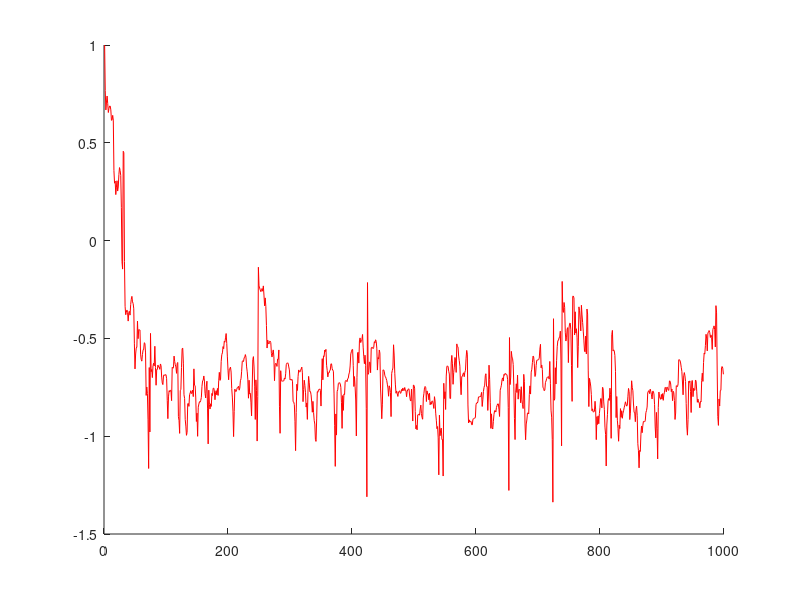

MATLAB code to generate this figure: (Note: this script raises an error after producing the figure.)
%create AR model
clear
rng('default');
a=[1,0.9,0.2];
N=1000;
ord=2;
heta= randn(1,N); %std*randn()+ mean
% a=[a(1) -a(2:end)]; %CAREFUL MATLAB ROUTINES a=[1 -a1 -a2] lec2 sl20
    
x=filter(1,a,heta);
x1=x(1:length(x)-1);
x1=horzcat(zeros(1,1),x1);
y=zeros(1,length(x));
err=zeros(1,length(x));
a_x=[1,1];
a_out=a_x;
mu=0.05;

for ind=ord+1:N
    y(ind)= a_x(1)' * x1(ind) + a_x(2)' *x1(ind-1);
    err(ind)= x(ind)-y(ind);
    a_x(1)= a_x(1)+ mu*err(ind)*x1(ind);
    a_x(2)= a_x(2) + mu*err(ind)*x1(ind-1);
    a_out=[a_out; a_x(1),a_x(2)];
end
  
figure;
hold on;
plot(a_out(:,1),'DisplayName','a1','Color','r');
plot(a_out(:,2),'DisplayName','a2','Color','[0 0.5 1]');
hold off;
yticks(-1:0.2:1); xlim([1 1010]);
xlabel('Iteration Number'); ylabel('Value'); legend('show');
title('Time Evolution of a1,a2 for mu=0.01');


%Evolution for different gains
gains=[0.01 0.05 0.1 0.3];
a_diff=a(2:end);
mu=gains(1); %pick value and plot
[error,evolution]= ar_lms_varying(x,x1,y,a_diff,mu,ord);
subplot(2,2,1);
plot(evolution(:,1),'DisplayName','a1');
hold on;
plot(evolution(:,2),'DisplayName','a2');
hold off; xlabel('Iteration Number'); ylabel('Value');
title('Coefficients for \mu=0.01');
legend('show');

mu=gains(2); %pick value and plot
[error,evolution]= ar_lms_varying(x,x1,y,a_diff,mu,ord);
subplot(2,2,2); 
plot(evolution(:,1),'DisplayName','a1');
hold on;
plot(evolution(:,2),'DisplayName','a2');
hold off; xlabel('Iteration Number'); ylabel('Value');
title('Coefficients for \mu=0.05');
legend('show');

mu=gains(3); %pick value and plot
[error,evolution]= ar_lms_varying(x,x1,y,a_diff,mu,ord);
subplot(2,2,3); 
hold on;
plot(evolution(:,1),'DisplayName','a1');
plot(evolution(:,2),'DisplayName','a2');
hold off; xlabel('Iteration Number'); ylabel('Value');
title('Coefficients for \mu=0.1');
legend('show');

mu=gains(4); %pick value and plot
[error,evolution]= ar_lms_varying(x,x1,y,a_diff,mu,ord);
subplot(2,2,4); 
hold on;
plot(evolution(:,1),'DisplayName','a1');
plot(evolution(:,2),'DisplayName','a2');
hold off; xlabel('Iteration Number'); ylabel('Value');
title('Coefficients for \mu=0.3');
legend('show');


fh= findall(0,'Type','Figure');
set( findall(fh, '-property', 'fontsize'), 'fontsize', 14);



function  [error,evolution]= ar_lms_varying(x,x1,y,a_diff,mu,ord)
    N=length(x);
    error=zeros(1,N);
    evolution=[];
    
    for ind=ord+1:N
        y(ind)= a_diff(1)' * x1(ind) + a_diff(2)' *x1(ind-1);
        error(ind)= x(ind)-y(ind);
        a_diff(1)= a_diff(1)+ mu*error(ind)*x1(ind);
        a_diff(2)= a_diff(2) + mu*error(ind)*x1(ind-1);
        evolution=[evolution ; a_diff(1),a_diff(2)];
    end
end


















